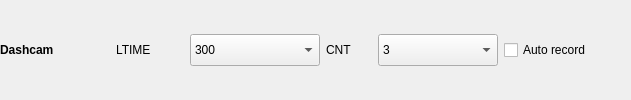
            <widget class="QWidget" name="horizontalWidget" native="true">
             <property name="sizePolicy">
              <sizepolicy hsizetype="Expanding" vsizetype="Fixed">
               <horstretch>0</horstretch>
               <verstretch>0</verstretch>
              </sizepolicy>
             </property>
             <layout class="QHBoxLayout" name="horizontalLayout_36">
              <property name="leftMargin">
               <number>0</number>
              </property>
              <property name="topMargin">
               <number>0</number>
              </property>
              <property name="rightMargin">
               <number>0</number>
              </property>
              <property name="bottomMargin">
               <number>0</number>
              </property>
              <item>
               <widget class="QLabel" name="label_37">
                <property name="sizePolicy">
                 <sizepolicy hsizetype="Fixed" vsizetype="Fixed">
                  <horstretch>0</horstretch>
                  <verstretch>0</verstretch>
                 </sizepolicy>
                </property>
                <property name="minimumSize">
                 <size>
                  <width>110</width>
                  <height>30</height>
                 </size>
                </property>
                <property name="maximumSize">
                 <size>
                  <width>110</width>
                  <height>30</height>
                 </size>
                </property>
                <property name="font">
                 <font>
                  <weight>75</weight>
                  <bold>true</bold>
                 </font>
                </property>
                <property name="text">
                 <string>Dashcam</string>
                </property>
               </widget>
              </item>
              <item>
               <widget class="QLabel" name="label_35">
                <property name="sizePolicy">
                 <sizepolicy hsizetype="Fixed" vsizetype="Fixed">
                  <horstretch>0</horstretch>
                  <verstretch>0</verstretch>
                 </sizepolicy>
                </property>
                <property name="minimumSize">
                 <size>
                  <width>68</width>
                  <height>30</height>
                 </size>
                </property>
                <property name="maximumSize">
                 <size>
                  <width>68</width>
                  <height>30</height>
                 </size>
                </property>
                <property name="text">
                 <string>LTIME</string>
                </property>
               </widget>
              </item>
              <item>
               <widget class="QComboBox" name="comboBoxLoopTime">
                <property name="sizePolicy">
                 <sizepolicy hsizetype="Fixed" vsizetype="Fixed">
                  <horstretch>0</horstretch>
                  <verstretch>0</verstretch>
                 </sizepolicy>
                </property>
                <property name="minimumSize">
                 <size>
                  <width>130</width>
                  <height>32</height>
                 </size>
                </property>
                <property name="maximumSize">
                 <size>
                  <width>130</width>
                  <height>32</height>
                 </size>
                </property>
                <property name="styleSheet">
                 <string notr="true">QScrollBar { 
	width: 40px;
	background-color: rgba(85, 87, 83, 0.7);
}
QComboBox::item {
	padding-top: 6px;
	padding-bottom: 6px;
	height: 32px;
	min-height: 32px;
}
QComboBox::item:selected {
	background-color: rgb(78, 154, 6);
	padding-top: 6px;
	padding-bottom: 6px;
	height: 32px;
	min-height: 32px;
}</string>
                </property>
                <item>
                 <property name="text">
                  <string>300</string>
                 </property>
                </item>
                <item>
                 <property name="text">
                  <string>600</string>
                 </property>
                </item>
                <item>
                 <property name="text">
                  <string>900</string>
                 </property>
                </item>
                <item>
                 <property name="text">
                  <string>1800</string>
                 </property>
                </item>
                <item>
                 <property name="text">
                  <string>3600</string>
                 </property>
                </item>
               </widget>
              </item>
              <item>
               <widget class="QLabel" name="label_36">
                <property name="sizePolicy">
                 <sizepolicy hsizetype="Fixed" vsizetype="Fixed">
                  <horstretch>0</horstretch>
                  <verstretch>0</verstretch>
                 </sizepolicy>
                </property>
                <property name="minimumSize">
                 <size>
                  <width>46</width>
                  <height>30</height>
                 </size>
                </property>
                <property name="maximumSize">
                 <size>
                  <width>46</width>
                  <height>30</height>
                 </size>
                </property>
                <property name="text">
                 <string>CNT</string>
                </property>
               </widget>
              </item>
              <item>
               <widget class="QComboBox" name="comboBoxLoopCount">
                <property name="sizePolicy">
                 <sizepolicy hsizetype="Fixed" vsizetype="Fixed">
                  <horstretch>0</horstretch>
                  <verstretch>0</verstretch>
                 </sizepolicy>
                </property>
                <property name="minimumSize">
                 <size>
                  <width>120</width>
                  <height>32</height>
                 </size>
                </property>
                <property name="maximumSize">
                 <size>
                  <width>120</width>
                  <height>32</height>
                 </size>
                </property>
                <property name="styleSheet">
                 <string notr="true">QScrollBar { 
	width: 40px;
	background-color: rgba(85, 87, 83, 0.7);
}
QComboBox::item {
	padding-top: 6px;
	padding-bottom: 6px;
	height: 32px;
	min-height: 32px;
}
QComboBox::item:selected {
	background-color: rgb(78, 154, 6);
	padding-top: 6px;
	padding-bottom: 6px;
	height: 32px;
	min-height: 32px;
}</string>
                </property>
                <property name="currentIndex">
                 <number>2</number>
                </property>
                <item>
                 <property name="text">
                  <string>1</string>
                 </property>
                </item>
                <item>
                 <property name="text">
                  <string>2</string>
                 </property>
                </item>
                <item>
                 <property name="text">
                  <string>3</string>
                 </property>
                </item>
                <item>
                 <property name="text">
                  <string>4</string>
                 </property>
                </item>
                <item>
                 <property name="text">
                  <string>5</string>
                 </property>
                </item>
               </widget>
              </item>
              <item>
               <widget class="QCheckBox" name="checkBoxAutoRecording">
                <property name="text">
                 <string>Auto record</string>
                </property>
               </widget>
              </item>
              <item>
               <spacer name="horizontalSpacer_4">
                <property name="orientation">
                 <enum>Qt::Horizontal</enum>
                </property>
                <property name="sizeHint" stdset="0">
                 <size>
                  <width>40</width>
                  <height>20</height>
                 </size>
                </property>
               </spacer>
              </item>
             </layout>
            </widget>
